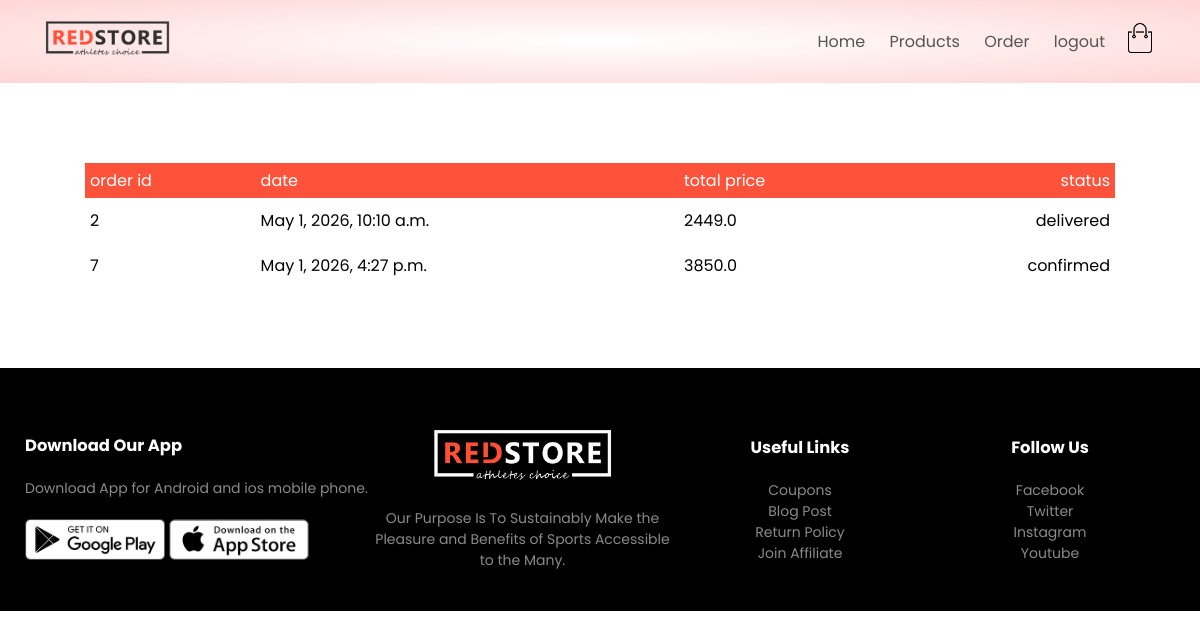
Before: /orders/orders (signed in) with the older database file.
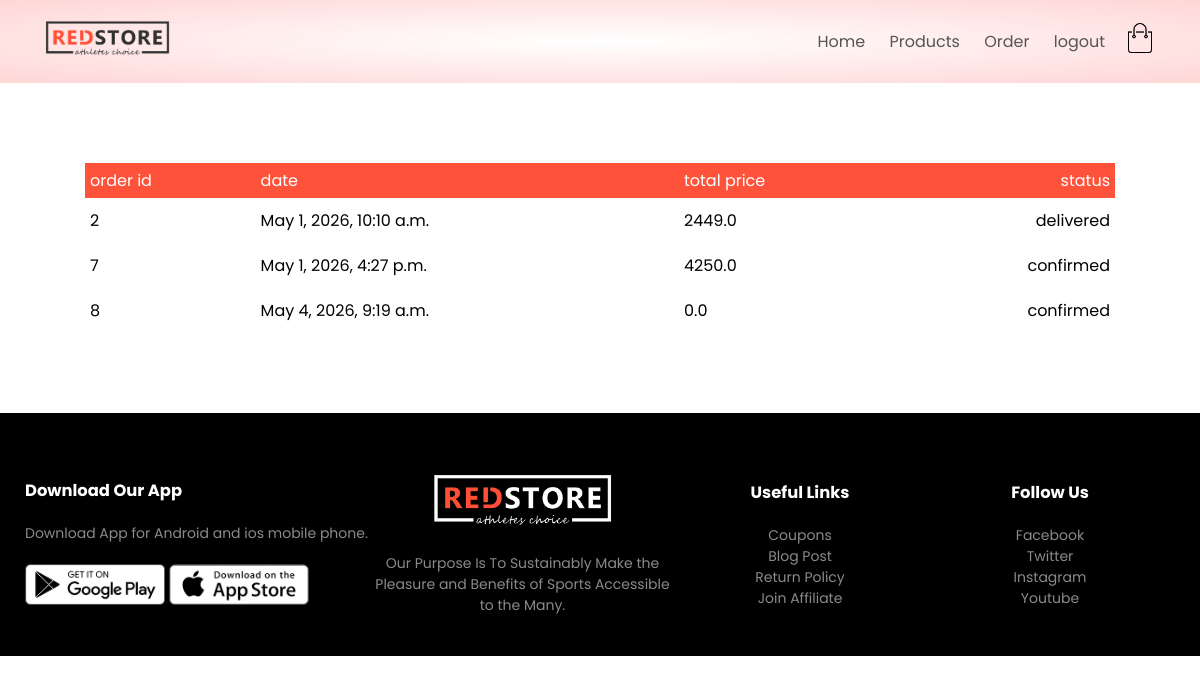
After: the same page with the newer database file.
### orders/models.py (models this page shows, shortened)
class order(models.Model):
    LIVE=1
    DELETE=0
    DELETE_CHOICES=((LIVE,'live'),(DELETE,'Delete'))
    CART_STAGE=1
    ORDER_COMFIRMED=1
    ORDER_PROCESSED=2
    ORDER_DELIVERD=3
    ORDER_REJECTED=4
    STATUS_CHOICE=((ORDER_COMFIRMED,"ORDER_COMFIRMED"),
                   (ORDER_PROCESSED,"ORDER_PROCESSED"),
                   (ORDER_DELIVERD,"ORDER_DELIVERED"),
                   (ORDER_REJECTED,"ORDER_REJECTED")
                   )
    order_status=models.IntegerField(choices=STATUS_CHOICE,default=CART_STAGE)
    total_price=models.FloatField(default=0)
    owner =models.ForeignKey(customer,on_delete=models.SET_NULL,null=True,related_name='orders')
    delete_status=models.IntegerField(choices=DELETE_CHOICES,default=LIVE)
    created_at=models.DateTimeField(auto_now_add=True)
    updated_at=models.DateTimeField(auto_now=True)

### orders/views.py (the view)
# urls.py: path('orders',views.show_order,name='orders'),
@login_required(login_url='account')
def show_order(request):
    user=request.user
    customer=user.customer_profile
    all_orders=order.objects.filter(owner=customer)
    context = {'orders': all_orders}
    return render(request,'order.html',context)

### orders/templatetags/getstatus.py (called while the page is built)
@register.simple_tag(name="getstatus")
def getstatus(status):
   status=status-1
   status_array=[' confirmed','processed','delivered','rejected']
   return status_array[status]

### templates/order.html
{% extends 'base.html' %}
{% block content %}
{% if messages %}
    {% for messages in messages %}
        <li>{{ messages }}</li>
    {% endfor %}
{% else %}
  {% include 'order_container.html' %}
{% endif %}
{% endblock content %}

### templates/base.html (shortened to what this page needs)
{% load static %}
<!DOCTYPE html>
<html lang="en">
<head>
    <link rel="stylesheet" href="{% static 'css/style.css' %}">
    <link rel="stylesheet" href="https://stackpath.bootstrapcdn.com/font-awesome/4.7.0/css/font-awesome.min.css">
</head>
<body>
    <div class="header">
        <div class="container">
            <div class="navbar">
                <div class="logo">
                    <a href="index.html"><img src="{% static 'images/logo.png' %}" alt="logo" width="125px"></a>
                </div>
                <nav>
                    <ul id="MenuItems">
                        <li><a href="{% url 'home' %}">Home</a></li>
                        <li><a href="{% url 'products' %}">Products</a></li>
                        {% if not user.is_authenticated %}
                        <li><a href="{% url 'account' %}">Account</a></li>
                        {% else %}
                         <li><a href="{% url 'orders' %}">Order</a></li>
                        <li><a href="{% url 'logout' %}">logout</a></li>
                        {% endif %}
                    </ul>
                </nav>
                {% if user.is_authenticated %}
                <a href="{% url 'cart' %}"><img src="{% static 'images/cart.png' %}" width="30px" height="30px"></a>
                {% endif %}
            </div>
</div>
</div>
  {% block content %}
  {% endblock content %}
    <div class="footer">
        <div class="container">
            <div class="row">
                <div class="footer-col-1">
                    <h3>Download Our App</h3>
                    <p>Download App for Android and ios mobile phone.</p>
                    <div class="app-logo">
                        <img src="{% static 'images/play-store.png' %}">
                        <img src="{% static 'images/app-store.png' %}">
                    </div>
                </div>
                <div class="footer-col-2">
                    <img src="{% static 'images/logo-white.png' %}">
                    <p>Our Purpose Is To Sustainably Make the Pleasure and Benefits of Sports Accessible to the Many.
                    </p>
                </div>
                <div class="footer-col-3">
                    <h3>Useful Links</h3>
                    <ul>
                        <li>Coupons</li>
                        <li>Blog Post</li>
                        <li>Return Policy</li>
                        <li>Join Affiliate</li>
                    </ul>
                </div>
                <div class="footer-col-4">
                    <h3>Follow Us</h3>
                    <ul>
                        <li>Facebook</li>
                        <li>Twitter</li>
                        <li>Instagram</li>
                        <li>Youtube</li>
                    </ul>
                </div>
    </div>
</body>
</html>

### templates/order_container.html
  {% load getstatus %}
   <div class="small-container cart-page">
      {% if orders %}
        <table>
            <tr>
                <th>order id</th>
                <th>date</th>
                <th>total price</th>
                <th>status</th>
            </tr>
            {% for order in orders %}
            <tr>
            <td> {{ order.id }}</td>
            <td> {{ order.created_at }}</td>
            <td> {{ order.total_price }}</td>
            <td> {% getstatus order.order_status %}</td>
            </tr>
            {% endfor %}
        </table>
        {% else %}
        <p>no orders </p>
        {% endif %}
    </div>

### static/css/style.css (style rules this page uses)
* { margin: 0; padding: 0; box-sizing: border-box; }
body { font-family: 'Poppins', sans-serif; }
.navbar { display: flex; align-items: center; padding: 20px; }
nav { flex: 1; text-align: right; }
nav ul { display: inline-block; list-style-type: none; }
nav ul li { display: inline-block; margin-right: 20px; }
a { text-decoration: none; color: #555; }
p { color: #555; }
.container { max-width: 1300px; margin: auto; padding-left: 25px; padding-right: 25px; }
.row { display: flex; align-items: center; flex-wrap: wrap; justify-content: space-around; }
.header { background: radial-gradient(#fff,#ffd6d6); }
.small-container { max-width: 1080px; margin: auto; padding-left: 25px; padding-right: 25px; }
.footer { background: black; color: #8a8a8a; font-size: 14px; padding: 60px 0 20px; }
.footer p { color: #8a8a8a; }
.footer h3 { color: #fff; margin-bottom: 20px; }
.footer-col-1, .footer-col-2, .footer-col-3, .footer-col-4 { min-width: 250px; margin-bottom: 20px; }
.footer-col-1 { flex-basis: 30%; }
.footer-col-2 { flex: 1; text-align: center; }
.footer-col-2 img { width: 180px; margin-bottom: 20px; }
.footer-col-3, .footer-col-4 { flex-basis: 12%; text-align: center; }
ul { list-style-type: none; }
.app-logo { margin-top: 20px; }
.app-logo img { width: 140px; }
.cart-page { margin: 80px auto; }
table { width: 100%; border-collapse: collapse; }
th { text-align: left; padding: 5px; color: #fff; background: #ff523b; font-weight: normal; }
td { padding: 10px 5px; }
td:last-child { text-align: right; }
th:last-child { text-align: right; }

Changed rows visible on the page:
changed order "May 1, 2026, 4:27 p.m.": total_price "3850.0" → "4250.0"
added order: id "8", created_at "May 4, 2026, 9:19 a.m.", total_price "0.0", order_status "confirmed"
